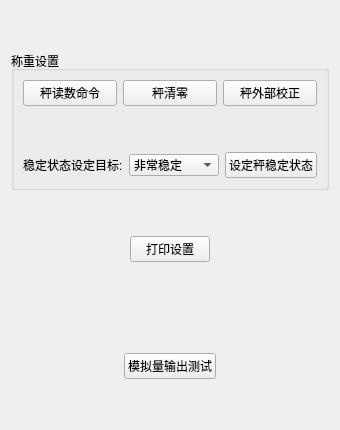
       <widget class="QWidget" name="tab_6">
        <attribute name="title">
         <string/>
        </attribute>
        <layout class="QVBoxLayout" name="verticalLayout_2">
         <item>
          <spacer name="verticalSpacer_4">
           <property name="orientation">
            <enum>Qt::Vertical</enum>
           </property>
           <property name="sizeHint" stdset="0">
            <size>
             <width>20</width>
             <height>40</height>
            </size>
           </property>
          </spacer>
         </item>
         <item>
          <widget class="QGroupBox" name="groupBox_5">
           <property name="title">
            <string>称重设置</string>
           </property>
           <property name="flat">
            <bool>false</bool>
           </property>
           <layout class="QVBoxLayout" name="verticalLayout_10">
            <item>
             <layout class="QHBoxLayout" name="horizontalLayout">
              <item>
               <widget class="QPushButton" name="pB_cmdScaleRead">
                <property name="text">
                 <string>秤读数命令</string>
                </property>
               </widget>
              </item>
              <item>
               <widget class="QPushButton" name="pB_cmdScaleTire">
                <property name="text">
                 <string>秤清零</string>
                </property>
               </widget>
              </item>
              <item>
               <widget class="QPushButton" name="pB_cmdScaleCalibExt">
                <property name="text">
                 <string>秤外部校正</string>
                </property>
               </widget>
              </item>
             </layout>
            </item>
            <item>
             <spacer name="verticalSpacer">
              <property name="orientation">
               <enum>Qt::Vertical</enum>
              </property>
              <property name="sizeHint" stdset="0">
               <size>
                <width>20</width>
                <height>40</height>
               </size>
              </property>
             </spacer>
            </item>
            <item>
             <layout class="QHBoxLayout" name="horizontalLayout_7">
              <item>
               <layout class="QHBoxLayout" name="horizontalLayout_2">
                <item>
                 <widget class="QLabel" name="label">
                  <property name="text">
                   <string>稳定状态设定目标:</string>
                  </property>
                 </widget>
                </item>
                <item>
                 <widget class="QComboBox" name="cB_paraScaleSetStable">
                  <item>
                   <property name="text">
                    <string>非常稳定</string>
                   </property>
                  </item>
                  <item>
                   <property name="text">
                    <string>稳定</string>
                   </property>
                  </item>
                  <item>
                   <property name="text">
                    <string>不稳定</string>
                   </property>
                  </item>
                  <item>
                   <property name="text">
                    <string>非常不稳定</string>
                   </property>
                  </item>
                 </widget>
                </item>
               </layout>
              </item>
              <item>
               <widget class="QPushButton" name="pB_cmdScaleSetStable">
                <property name="text">
                 <string>设定秤稳定状态</string>
                </property>
               </widget>
              </item>
             </layout>
            </item>
           </layout>
          </widget>
         </item>
         <item>
          <spacer name="verticalSpacer_2">
           <property name="orientation">
            <enum>Qt::Vertical</enum>
           </property>
           <property name="sizeHint" stdset="0">
            <size>
             <width>20</width>
             <height>40</height>
            </size>
           </property>
          </spacer>
         </item>
         <item>
          <layout class="QHBoxLayout" name="horizontalLayout_5">
           <item>
            <spacer name="horizontalSpacer_14">
             <property name="orientation">
              <enum>Qt::Horizontal</enum>
             </property>
             <property name="sizeHint" stdset="0">
              <size>
               <width>40</width>
               <height>20</height>
              </size>
             </property>
            </spacer>
           </item>
           <item>
            <widget class="QPushButton" name="pB_showPrt">
             <property name="text">
              <string>打印设置</string>
             </property>
             <property name="checkable">
              <bool>true</bool>
             </property>
            </widget>
           </item>
           <item>
            <spacer name="horizontalSpacer_11">
             <property name="orientation">
              <enum>Qt::Horizontal</enum>
             </property>
             <property name="sizeHint" stdset="0">
              <size>
               <width>40</width>
               <height>20</height>
              </size>
             </property>
            </spacer>
           </item>
          </layout>
         </item>
         <item>
          <spacer name="verticalSpacer_19">
           <property name="orientation">
            <enum>Qt::Vertical</enum>
           </property>
           <property name="sizeHint" stdset="0">
            <size>
             <width>20</width>
             <height>85</height>
            </size>
           </property>
          </spacer>
         </item>
         <item>
          <layout class="QHBoxLayout" name="horizontalLayout_3">
           <item>
            <spacer name="horizontalSpacer_12">
             <property name="orientation">
              <enum>Qt::Horizontal</enum>
             </property>
             <property name="sizeHint" stdset="0">
              <size>
               <width>40</width>
               <height>20</height>
              </size>
             </property>
            </spacer>
           </item>
           <item>
            <widget class="QPushButton" name="pB_cmdAlogtest">
             <property name="text">
              <string>模拟量输出测试</string>
             </property>
            </widget>
           </item>
           <item>
            <spacer name="horizontalSpacer_13">
             <property name="orientation">
              <enum>Qt::Horizontal</enum>
             </property>
             <property name="sizeHint" stdset="0">
              <size>
               <width>40</width>
               <height>20</height>
              </size>
             </property>
            </spacer>
           </item>
          </layout>
         </item>
         <item>
          <spacer name="verticalSpacer_3">
           <property name="orientation">
            <enum>Qt::Vertical</enum>
           </property>
           <property name="sizeHint" stdset="0">
            <size>
             <width>20</width>
             <height>40</height>
            </size>
           </property>
          </spacer>
         </item>
        </layout>
       </widget>
